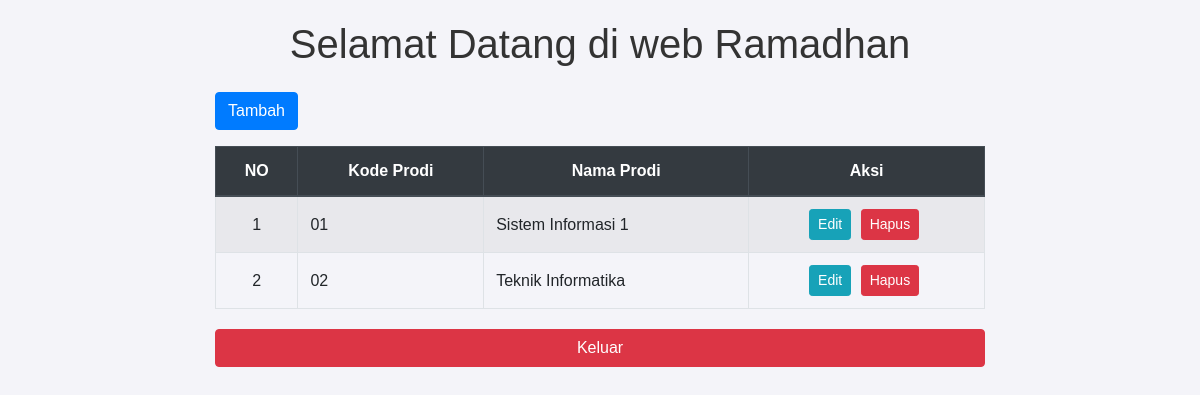
Page /index.php/prodi on the committed database.
### tables this page shows
CREATE TABLE `prodi` (
  `id_prodi` int NOT NULL,
  `kode_prodi` varchar(10) NOT NULL,
  `nama_prodi` varchar(255) NOT NULL
);

### application/controllers/Prodi.php (called while the page is built, shortened)
<?php
class Prodi extends CI_Controller
{
    public function __construct()
    {
        $this->load->model('Prodi_model');
    }
    public function index()
    {
        $data['prodi'] = $this->Prodi_model->lihatData();
        $this->load->view('prodi_view', $data);
    }
}

### index.php (called while the page is built, shortened)
<?php
require_once BASEPATH.'core/CodeIgniter.php';

### application/models/Prodi_model.php (called while the page is built, shortened)
<?php
class Prodi_model extends CI_Model
{
    function lihatData()
    {
        return $this->db->get('prodi')->result();
    }
}

### application/views/prodi_view.php (the view, shortened to what this page needs)
<!DOCTYPE html>
<html lang="en">
<head>
    <link href="https://stackpath.bootstrapcdn.com/bootstrap/4.5.2/css/bootstrap.min.css" rel="stylesheet">
</head>
<body>
    <div class="container">
        <h1 class="text-center mb-4">Selamat Datang di web Ramadhan</h1>
        <a href="<?= site_url('prodi/tambah') ?>" class="btn btn-primary mb-3">Tambah</a>
        <table class="table table-bordered table-striped">
            <thead class="thead-dark">
                <tr>
                    <th scope="col" class="text-center">NO</th>
                    <th scope="col" class="text-center">Kode Prodi</th>
                    <th scope="col" class="text-center">Nama Prodi</th>
                    <th scope="col" class="text-center">Aksi</th>
                </tr>
            </thead>
            <tbody>
                <?php foreach ($prodi as $index => $row) : ?>
                    <tr>
                        <td class="text-center"><?= $index + 1 ?></td>
                        <td><?= $row->kode_prodi ?></td>
                        <td><?= $row->nama_prodi ?></td>
                        <td class="text-center">
                            <a href="<?= site_url('prodi/edit/' . $row->id_prodi) ?>" class="btn btn-sm btn-info">Edit</a>
                            <a href="<?= site_url('prodi/hapus/' . $row->id_prodi) ?>" class="btn btn-sm btn-danger" onclick="return confirm('Anda yakin ingin menghapus data ini?')">Hapus</a>
                        </td>
                    </tr>
                <?php endforeach; ?>
            </tbody>
        </table>
        <a href="<?= site_url('Mahasiswa/') ?>" class="btn btn-danger btn-logout">Keluar</a>
    </div>
</body>
</html>

### application/views/prodi_view.php (style rules this page uses)
body { font-family: Arial, sans-serif; background-color: #f4f4f9; padding-top: 20px; }
.container { max-width: 800px; }
h1 { text-align: center; color: #333; }
.table td, .table th { vertical-align: middle; }
.table td.text-center, .table th.text-center { text-align: center; }
.table a { margin-right: 5px; }
.btn-logout { margin-top: 20px; display: block; margin-left: auto; margin-right: auto; text-align: center; }

### rows in the picture
prodi: kode_prodi "01", nama_prodi "Sistem Informasi 1"
prodi: kode_prodi "02", nama_prodi "Teknik Informatika"
